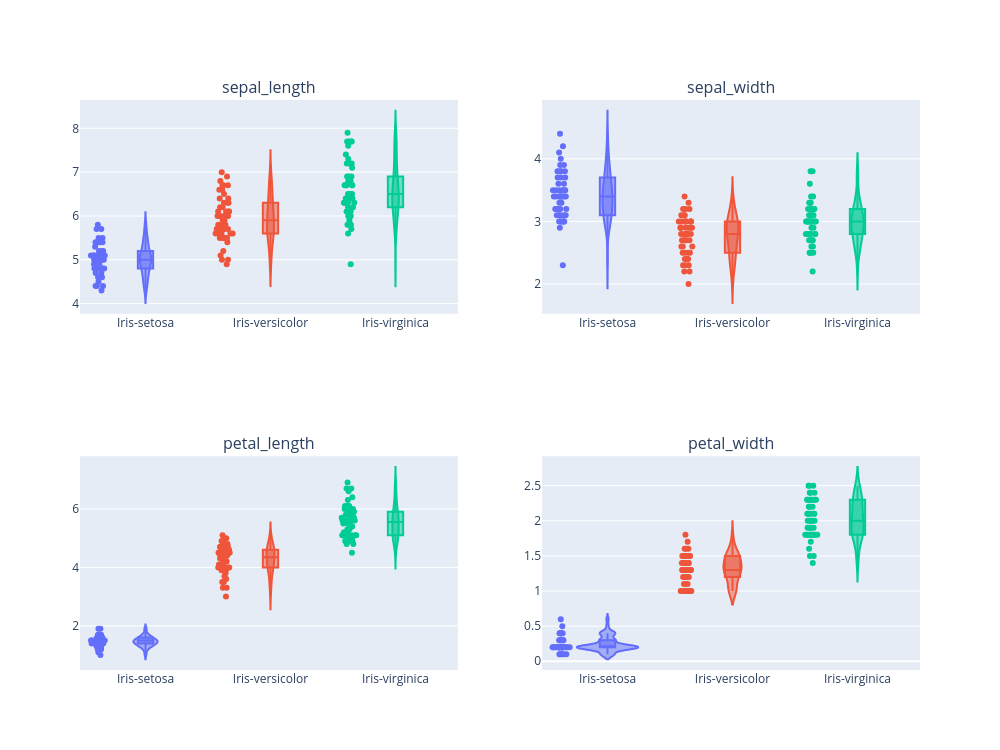

Write notebook code for a chart like this one.
### Markdown cell above
Na wszystkich wykresach gatunek "iris setosa" jest widocznie odizolowany od pozostałych dwóch.
Bardzo harakterystyczne jest to ze ten gatunek ma mniejsze płatki jak i w szerokości, tak i w wysokości,
gdzy wymiary działki są +- takie same we wszystkich gatunkach.
Regułą rozpoznającą tan gatunek moe być własność petal_length, jeśli jest ona < 2, to najprawdopodobniej kwiatek nalezy do gatunku "iris-setosa"

### Code cell
attributes = [
    "sepal_length",
    "sepal_width",
    "petal_length",
    "petal_width"
]

fig = make_subplots(
    rows=2,
    cols=2,
    subplot_titles=attributes
)

for i, attribute in enumerate(attributes):
    plot = px.violin(
        iris,
        x="species",
        y=attribute,
        color="species",
        box=True,
        points="all"
    )

    row = i // 2 + 1
    col = i % 2 + 1

    for trace in plot.data:
        fig.add_trace(trace, row=row, col=col)

fig.update_layout(
    height=750,
    width=1000,
    showlegend=False
)

fig.show()

### Figure 1 — Plotly figure (JSON) as saved in the notebook; plotly's stock layout.template omitted (floating-point values rounded to 4 significant figures)
{"data": [{"alignmentgroup": "True", "box": {"visible": true}, "hovertemplate": "species=%{x}<br>sepal_length=%{y}<extra></extra>", "legendgroup": "Iris-setosa", "marker": {"color": "#636efa"}, "name": "Iris-setosa", "offsetgroup": "Iris-setosa", "orientation": "v", "points": "all", "scalegroup": "True", "showlegend": true, "type": "violin", "x": ["Iris-setosa", "Iris-setosa", "Iris-setosa", "Iris-setosa", "Iris-setosa", "Iris-setosa", "Iris-setosa", "Iris-setosa", "Iris-setosa", "Iris-setosa", "Iris-setosa", "Iris-setosa", "Iris-setosa", "Iris-setosa", "Iris-setosa", "Iris-setosa", "Iris-setosa", "Iris-setosa", "Iris-setosa", "Iris-setosa", "Iris-setosa", "Iris-setosa", "Iris-setosa", "Iris-setosa", "Iris-setosa", "Iris-setosa", "Iris-setosa", "Iris-setosa", "Iris-setosa", "Iris-setosa", "Iris-setosa", "Iris-setosa", "Iris-setosa", "Iris-setosa", "Iris-setosa", "Iris-setosa", "Iris-setosa", "Iris-setosa", "Iris-setosa", "Iris-setosa", "Iris-setosa", "Iris-setosa", "Iris-setosa", "Iris-setosa", "Iris-setosa", "Iris-setosa", "Iris-setosa", "Iris-setosa", "Iris-setosa", "Iris-setosa"], "x0": " ", "xaxis": "x", "y": [5.1, 4.9, 4.7, 4.6, 5.0, 5.4, 4.6, 5.0, 4.4, 4.9, 5.4, 4.8, 4.8, 4.3, 5.8, 5.7, 5.4, 5.1, 5.7, 5.1, 5.4, 5.1, 4.6, 5.1, 4.8, 5.0, 5.0, 5.2, 5.2, 4.7, 4.8, 5.4, 5.2, 5.5, 4.9, 5.0, 5.5, 4.9, 4.4, 5.1, 5.0, 4.5, 4.4, 5.0, 5.1, 4.8, 5.1, 4.6, 5.3, 5.0], "y0": " ", "yaxis": "y"}, {"alignmentgroup": "True", "box": {"visible": true}, "hovertemplate": "species=%{x}<br>sepal_length=%{y}<extra></extra>", "legendgroup": "Iris-versicolor", "marker": {"color": "#EF553B"}, "name": "Iris-versicolor", "offsetgroup": "Iris-versicolor", "orientation": "v", "points": "all", "scalegroup": "True", "showlegend": true, "type": "violin", "x": ["Iris-versicolor", "Iris-versicolor", "Iris-versicolor", "Iris-versicolor", "Iris-versicolor", "Iris-versicolor", "Iris-versicolor", "Iris-versicolor", "Iris-versicolor", "Iris-versicolor", "Iris-versicolor", "Iris-versicolor", "Iris-versicolor", "Iris-versicolor", "Iris-versicolor", "Iris-versicolor", "Iris-versicolor", "Iris-versicolor", "Iris-versicolor", "Iris-versicolor", "Iris-versicolor", "Iris-versicolor", "Iris-versicolor", "Iris-versicolor", "Iris-versicolor", "Iris-versicolor", "Iris-versicolor", "Iris-versicolor", "Iris-versicolor", "Iris-versicolor", "Iris-versicolor", "Iris-versicolor", "Iris-versicolor", "Iris-versicolor", "Iris-versicolor", "Iris-versicolor", "Iris-versicolor", "Iris-versicolor", "Iris-versicolor", "Iris-versicolor", "Iris-versicolor", "Iris-versicolor", "Iris-versicolor", "Iris-versicolor", "Iris-versicolor", "Iris-versicolor", "Iris-versicolor", "Iris-versicolor", "Iris-versicolor", "Iris-versicolor"], "x0": " ", "xaxis": "x", "y": [7.0, 6.4, 6.9, 5.5, 6.5, 5.7, 6.3, 4.9, 6.6, 5.2, 5.0, 5.9, 6.0, 6.1, 5.6, 6.7, 5.6, 5.8, 6.2, 5.6, 5.9, 6.1, 6.3, 6.1, 6.4, 6.6, 6.8, 6.7, 6.0, 5.7, 5.5, 5.5, 5.8, 6.0, 5.4, 6.0, 6.7, 6.3, 5.6, 5.5, 5.5, 6.1, 5.8, 5.0, 5.6, 5.7, 5.7, 6.2, 5.1, 5.7], "y0": " ", "yaxis": "y"}, {"alignmentgroup": "True", "box": {"visible": true}, "hovertemplate": "species=%{x}<br>sepal_length=%{y}<extra></extra>", "legendgroup": "Iris-virginica", "marker": {"color": "#00cc96"}, "name": "Iris-virginica", "offsetgroup": "Iris-virginica", "orientation": "v", "points": "all", "scalegroup": "True", "showlegend": true, "type": "violin", "x": ["Iris-virginica", "Iris-virginica", "Iris-virginica", "Iris-virginica", "Iris-virginica", "Iris-virginica", "Iris-virginica", "Iris-virginica", "Iris-virginica", "Iris-virginica", "Iris-virginica", "Iris-virginica", "Iris-virginica", "Iris-virginica", "Iris-virginica", "Iris-virginica", "Iris-virginica", "Iris-virginica", "Iris-virginica", "Iris-virginica", "Iris-virginica", "Iris-virginica", "Iris-virginica", "Iris-virginica", "Iris-virginica", "Iris-virginica", "Iris-virginica", "Iris-virginica", "Iris-virginica", "Iris-virginica", "Iris-virginica", "Iris-virginica", "Iris-virginica", "Iris-virginica", "Iris-virginica", "Iris-virginica", "Iris-virginica", "Iris-virginica", "Iris-virginica", "Iris-virginica", "Iris-virginica", "Iris-virginica", "Iris-virginica", "Iris-virginica", "Iris-virginica", "Iris-virginica", "Iris-virginica", "Iris-virginica", "Iris-virginica", "Iris-virginica"], "x0": " ", "xaxis": "x", "y": [6.3, 5.8, 7.1, 6.3, 6.5, 7.6, 4.9, 7.3, 6.7, 7.2, 6.5, 6.4, 6.8, 5.7, 5.8, 6.4, 6.5, 7.7, 7.7, 6.0, 6.9, 5.6, 7.7, 6.3, 6.7, 7.2, 6.2, 6.1, 6.4, 7.2, 7.4, 7.9, 6.4, 6.3, 6.1, 7.7, 6.3, 6.4, 6.0, 6.9, 6.7, 6.9, 5.8, 6.8, 6.7, 6.7, 6.3, 6.5, 6.2, 5.9], "y0": " ", "yaxis": "y"}, {"alignmentgroup": "True", "box": {"visible": true}, "hovertemplate": "species=%{x}<br>sepal_width=%{y}<extra></extra>", "legendgroup": "Iris-setosa", "marker": {"color": "#636efa"}, "name": "Iris-setosa", "offsetgroup": "Iris-setosa", "orientation": "v", "points": "all", "scalegroup": "True", "showlegend": true, "type": "violin", "x": ["Iris-setosa", "Iris-setosa", "Iris-setosa", "Iris-setosa", "Iris-setosa", "Iris-setosa", "Iris-setosa", "Iris-setosa", "Iris-setosa", "Iris-setosa", "Iris-setosa", "Iris-setosa", "Iris-setosa", "Iris-setosa", "Iris-setosa", "Iris-setosa", "Iris-setosa", "Iris-setosa", "Iris-setosa", "Iris-setosa", "Iris-setosa", "Iris-setosa", "Iris-setosa", "Iris-setosa", "Iris-setosa", "Iris-setosa", "Iris-setosa", "Iris-setosa", "Iris-setosa", "Iris-setosa", "Iris-setosa", "Iris-setosa", "Iris-setosa", "Iris-setosa", "Iris-setosa", "Iris-setosa", "Iris-setosa", "Iris-setosa", "Iris-setosa", "Iris-setosa", "Iris-setosa", "Iris-setosa", "Iris-setosa", "Iris-setosa", "Iris-setosa", "Iris-setosa", "Iris-setosa", "Iris-setosa", "Iris-setosa", "Iris-setosa"], "x0": " ", "xaxis": "x2", "y": [3.5, 3.0, 3.2, 3.1, 3.6, 3.9, 3.4, 3.4, 2.9, 3.1, 3.7, 3.4, 3.0, 3.0, 4.0, 4.4, 3.9, 3.5, 3.8, 3.8, 3.4, 3.7, 3.6, 3.3, 3.4, 3.0, 3.4, 3.5, 3.4, 3.2, 3.1, 3.4, 4.1, 4.2, 3.1, 3.2, 3.5, 3.1, 3.0, 3.4, 3.5, 2.3, 3.2, 3.5, 3.8, 3.0, 3.8, 3.2, 3.7, 3.3], "y0": " ", "yaxis": "y2"}, {"alignmentgroup": "True", "box": {"visible": true}, "hovertemplate": "species=%{x}<br>sepal_width=%{y}<extra></extra>", "legendgroup": "Iris-versicolor", "marker": {"color": "#EF553B"}, "name": "Iris-versicolor", "offsetgroup": "Iris-versicolor", "orientation": "v", "points": "all", "scalegroup": "True", "showlegend": true, "type": "violin", "x": ["Iris-versicolor", "Iris-versicolor", "Iris-versicolor", "Iris-versicolor", "Iris-versicolor", "Iris-versicolor", "Iris-versicolor", "Iris-versicolor", "Iris-versicolor", "Iris-versicolor", "Iris-versicolor", "Iris-versicolor", "Iris-versicolor", "Iris-versicolor", "Iris-versicolor", "Iris-versicolor", "Iris-versicolor", "Iris-versicolor", "Iris-versicolor", "Iris-versicolor", "Iris-versicolor", "Iris-versicolor", "Iris-versicolor", "Iris-versicolor", "Iris-versicolor", "Iris-versicolor", "Iris-versicolor", "Iris-versicolor", "Iris-versicolor", "Iris-versicolor", "Iris-versicolor", "Iris-versicolor", "Iris-versicolor", "Iris-versicolor", "Iris-versicolor", "Iris-versicolor", "Iris-versicolor", "Iris-versicolor", "Iris-versicolor", "Iris-versicolor", "Iris-versicolor", "Iris-versicolor", "Iris-versicolor", "Iris-versicolor", "Iris-versicolor", "Iris-versicolor", "Iris-versicolor", "Iris-versicolor", "Iris-versicolor", "Iris-versicolor"], "x0": " ", "xaxis": "x2", "y": [3.2, 3.2, 3.1, 2.3, 2.8, 2.8, 3.3, 2.4, 2.9, 2.7, 2.0, 3.0, 2.2, 2.9, 2.9, 3.1, 3.0, 2.7, 2.2, 2.5, 3.2, 2.8, 2.5, 2.8, 2.9, 3.0, 2.8, 3.0, 2.9, 2.6, 2.4, 2.4, 2.7, 2.7, 3.0, 3.4, 3.1, 2.3, 3.0, 2.5, 2.6, 3.0, 2.6, 2.3, 2.7, 3.0, 2.9, 2.9, 2.5, 2.8], "y0": " ", "yaxis": "y2"}, {"alignmentgroup": "True", "box": {"visible": true}, "hovertemplate": "species=%{x}<br>sepal_width=%{y}<extra></extra>", "legendgroup": "Iris-virginica", "marker": {"color": "#00cc96"}, "name": "Iris-virginica", "offsetgroup": "Iris-virginica", "orientation": "v", "points": "all", "scalegroup": "True", "showlegend": true, "type": "violin", "x": ["Iris-virginica", "Iris-virginica", "Iris-virginica", "Iris-virginica", "Iris-virginica", "Iris-virginica", "Iris-virginica", "Iris-virginica", "Iris-virginica", "Iris-virginica", "Iris-virginica", "Iris-virginica", "Iris-virginica", "Iris-virginica", "Iris-virginica", "Iris-virginica", "Iris-virginica", "Iris-virginica", "Iris-virginica", "Iris-virginica", "Iris-virginica", "Iris-virginica", "Iris-virginica", "Iris-virginica", "Iris-virginica", "Iris-virginica", "Iris-virginica", "Iris-virginica", "Iris-virginica", "Iris-virginica", "Iris-virginica", "Iris-virginica", "Iris-virginica", "Iris-virginica", "Iris-virginica", "Iris-virginica", "Iris-virginica", "Iris-virginica", "Iris-virginica", "Iris-virginica", "Iris-virginica", "Iris-virginica", "Iris-virginica", "Iris-virginica", "Iris-virginica", "Iris-virginica", "Iris-virginica", "Iris-virginica", "Iris-virginica", "Iris-virginica"], "x0": " ", "xaxis": "x2", "y": [3.3, 2.7, 3.0, 2.9, 3.0, 3.0, 2.5, 2.9, 2.5, 3.6, 3.2, 2.7, 3.0, 2.5, 2.8, 3.2, 3.0, 3.8, 2.6, 2.2, 3.2, 2.8, 2.8, 2.7, 3.3, 3.2, 2.8, 3.0, 2.8, 3.0, 2.8, 3.8, 2.8, 2.8, 2.6, 3.0, 3.4, 3.1, 3.0, 3.1, 3.1, 3.1, 2.7, 3.2, 3.3, 3.0, 2.5, 3.0, 3.4, 3.0], "y0": " ", "yaxis": "y2"}, {"alignmentgroup": "True", "box": {"visible": true}, "hovertemplate": "species=%{x}<br>petal_length=%{y}<extra></extra>", "legendgroup": "Iris-setosa", "marker": {"color": "#636efa"}, "name": "Iris-setosa", "offsetgroup": "Iris-setosa", "orientation": "v", "points": "all", "scalegroup": "True", "showlegend": true, "type": "violin", "x": ["Iris-setosa", "Iris-setosa", "Iris-setosa", "Iris-setosa", "Iris-setosa", "Iris-setosa", "Iris-setosa", "Iris-setosa", "Iris-setosa", "Iris-setosa", "Iris-setosa", "Iris-setosa", "Iris-setosa", "Iris-setosa", "Iris-setosa", "Iris-setosa", "Iris-setosa", "Iris-setosa", "Iris-setosa", "Iris-setosa", "Iris-setosa", "Iris-setosa", "Iris-setosa", "Iris-setosa", "Iris-setosa", "Iris-setosa", "Iris-setosa", "Iris-setosa", "Iris-setosa", "Iris-setosa", "Iris-setosa", "Iris-setosa", "Iris-setosa", "Iris-setosa", "Iris-setosa", "Iris-setosa", "Iris-setosa", "Iris-setosa", "Iris-setosa", "Iris-setosa", "Iris-setosa", "Iris-setosa", "Iris-setosa", "Iris-setosa", "Iris-setosa", "Iris-setosa", "Iris-setosa", "Iris-setosa", "Iris-setosa", "Iris-setosa"], "x0": " ", "xaxis": "x3", "y": [1.4, 1.4, 1.3, 1.5, 1.4, 1.7, 1.4, 1.5, 1.4, 1.5, 1.5, 1.6, 1.4, 1.1, 1.2, 1.5, 1.3, 1.4, 1.7, 1.5, 1.7, 1.5, 1.0, 1.7, 1.9, 1.6, 1.6, 1.5, 1.4, 1.6, 1.6, 1.5, 1.5, 1.4, 1.5, 1.2, 1.3, 1.5, 1.3, 1.5, 1.3, 1.3, 1.3, 1.6, 1.9, 1.4, 1.6, 1.4, 1.5, 1.4], "y0": " ", "yaxis": "y3"}, {"alignmentgroup": "True", "box": {"visible": true}, "hovertemplate": "species=%{x}<br>petal_length=%{y}<extra></extra>", "legendgroup": "Iris-versicolor", "marker": {"color": "#EF553B"}, "name": "Iris-versicolor", "offsetgroup": "Iris-versicolor", "orientation": "v", "points": "all", "scalegroup": "True", "showlegend": true, "type": "violin", "x": ["Iris-versicolor", "Iris-versicolor", "Iris-versicolor", "Iris-versicolor", "Iris-versicolor", "Iris-versicolor", "Iris-versicolor", "Iris-versicolor", "Iris-versicolor", "Iris-versicolor", "Iris-versicolor", "Iris-versicolor", "Iris-versicolor", "Iris-versicolor", "Iris-versicolor", "Iris-versicolor", "Iris-versicolor", "Iris-versicolor", "Iris-versicolor", "Iris-versicolor", "Iris-versicolor", "Iris-versicolor", "Iris-versicolor", "Iris-versicolor", "Iris-versicolor", "Iris-versicolor", "Iris-versicolor", "Iris-versicolor", "Iris-versicolor", "Iris-versicolor", "Iris-versicolor", "Iris-versicolor", "Iris-versicolor", "Iris-versicolor", "Iris-versicolor", "Iris-versicolor", "Iris-versicolor", "Iris-versicolor", "Iris-versicolor", "Iris-versicolor", "Iris-versicolor", "Iris-versicolor", "Iris-versicolor", "Iris-versicolor", "Iris-versicolor", "Iris-versicolor", "Iris-versicolor", "Iris-versicolor", "Iris-versicolor", "Iris-versicolor"], "x0": " ", "xaxis": "x3", "y": [4.7, 4.5, 4.9, 4.0, 4.6, 4.5, 4.7, 3.3, 4.6, 3.9, 3.5, 4.2, 4.0, 4.7, 3.6, 4.4, 4.5, 4.1, 4.5, 3.9, 4.8, 4.0, 4.9, 4.7, 4.3, 4.4, 4.8, 5.0, 4.5, 3.5, 3.8, 3.7, 3.9, 5.1, 4.5, 4.5, 4.7, 4.4, 4.1, 4.0, 4.4, 4.6, 4.0, 3.3, 4.2, 4.2, 4.2, 4.3, 3.0, 4.1], "y0": " ", "yaxis": "y3"}, {"alignmentgroup": "True", "box": {"visible": true}, "hovertemplate": "species=%{x}<br>petal_length=%{y}<extra></extra>", "legendgroup": "Iris-virginica", "marker": {"color": "#00cc96"}, "name": "Iris-virginica", "offsetgroup": "Iris-virginica", "orientation": "v", "points": "all", "scalegroup": "True", "showlegend": true, "type": "violin", "x": ["Iris-virginica", "Iris-virginica", "Iris-virginica", "Iris-virginica", "Iris-virginica", "Iris-virginica", "Iris-virginica", "Iris-virginica", "Iris-virginica", "Iris-virginica", "Iris-virginica", "Iris-virginica", "Iris-virginica", "Iris-virginica", "Iris-virginica", "Iris-virginica", "Iris-virginica", "Iris-virginica", "Iris-virginica", "Iris-virginica", "Iris-virginica", "Iris-virginica", "Iris-virginica", "Iris-virginica", "Iris-virginica", "Iris-virginica", "Iris-virginica", "Iris-virginica", "Iris-virginica", "Iris-virginica", "Iris-virginica", "Iris-virginica", "Iris-virginica", "Iris-virginica", "Iris-virginica", "Iris-virginica", "Iris-virginica", "Iris-virginica", "Iris-virginica", "Iris-virginica", "Iris-virginica", "Iris-virginica", "Iris-virginica", "Iris-virginica", "Iris-virginica", "Iris-virginica", "Iris-virginica", "Iris-virginica", "Iris-virginica", "Iris-virginica"], "x0": " ", "xaxis": "x3", "y": [6.0, 5.1, 5.9, 5.6, 5.8, 6.6, 4.5, 6.3, 5.8, 6.1, 5.1, 5.3, 5.5, 5.0, 5.1, 5.3, 5.5, 6.7, 6.9, 5.0, 5.7, 4.9, 6.7, 4.9, 5.7, 6.0, 4.8, 4.9, 5.6, 5.8, 6.1, 6.4, 5.6, 5.1, 5.6, 6.1, 5.6, 5.5, 4.8, 5.4, 5.6, 5.1, 5.1, 5.9, 5.7, 5.2, 5.0, 5.2, 5.4, 5.1], "y0": " ", "yaxis": "y3"}, {"alignmentgroup": "True", "box": {"visible": true}, "hovertemplate": "species=%{x}<br>petal_width=%{y}<extra></extra>", "legendgroup": "Iris-setosa", "marker": {"color": "#636efa"}, "name": "Iris-setosa", "offsetgroup": "Iris-setosa", "orientation": "v", "points": "all", "scalegroup": "True", "showlegend": true, "type": "violin", "x": ["Iris-setosa", "Iris-setosa", "Iris-setosa", "Iris-setosa", "Iris-setosa", "Iris-setosa", "Iris-setosa", "Iris-setosa", "Iris-setosa", "Iris-setosa", "Iris-setosa", "Iris-setosa", "Iris-setosa", "Iris-setosa", "Iris-setosa", "Iris-setosa", "Iris-setosa", "Iris-setosa", "Iris-setosa", "Iris-setosa", "Iris-setosa", "Iris-setosa", "Iris-setosa", "Iris-setosa", "Iris-setosa", "Iris-setosa", "Iris-setosa", "Iris-setosa", "Iris-setosa", "Iris-setosa", "Iris-setosa", "Iris-setosa", "Iris-setosa", "Iris-setosa", "Iris-setosa", "Iris-setosa", "Iris-setosa", "Iris-setosa", "Iris-setosa", "Iris-setosa", "Iris-setosa", "Iris-setosa", "Iris-setosa", "Iris-setosa", "Iris-setosa", "Iris-setosa", "Iris-setosa", "Iris-setosa", "Iris-setosa", "Iris-setosa"], "x0": " ", "xaxis": "x4", "y": [0.2, 0.2, 0.2, 0.2, 0.2, 0.4, 0.3, 0.2, 0.2, 0.1, 0.2, 0.2, 0.1, 0.1, 0.2, 0.4, 0.4, 0.3, 0.3, 0.3, 0.2, 0.4, 0.2, 0.5, 0.2, 0.2, 0.4, 0.2, 0.2, 0.2, 0.2, 0.4, 0.1, 0.2, 0.1, 0.2, 0.2, 0.1, 0.2, 0.2, 0.3, 0.3, 0.2, 0.6, 0.4, 0.3, 0.2, 0.2, 0.2, 0.2], "y0": " ", "yaxis": "y4"}, {"alignmentgroup": "True", "box": {"visible": true}, "hovertemplate": "species=%{x}<br>petal_width=%{y}<extra></extra>", "legendgroup": "Iris-versicolor", "marker": {"color": "#EF553B"}, "name": "Iris-versicolor", "offsetgroup": "Iris-versicolor", "orientation": "v", "points": "all", "scalegroup": "True", "showlegend": true, "type": "violin", "x": ["Iris-versicolor", "Iris-versicolor", "Iris-versicolor", "Iris-versicolor", "Iris-versicolor", "Iris-versicolor", "Iris-versicolor", "Iris-versicolor", "Iris-versicolor", "Iris-versicolor", "Iris-versicolor", "Iris-versicolor", "Iris-versicolor", "Iris-versicolor", "Iris-versicolor", "Iris-versicolor", "Iris-versicolor", "Iris-versicolor", "Iris-versicolor", "Iris-versicolor", "Iris-versicolor", "Iris-versicolor", "Iris-versicolor", "Iris-versicolor", "Iris-versicolor", "Iris-versicolor", "Iris-versicolor", "Iris-versicolor", "Iris-versicolor", "Iris-versicolor", "Iris-versicolor", "Iris-versicolor", "Iris-versicolor", "Iris-versicolor", "Iris-versicolor", "Iris-versicolor", "Iris-versicolor", "Iris-versicolor", "Iris-versicolor", "Iris-versicolor", "Iris-versicolor", "Iris-versicolor", "Iris-versicolor", "Iris-versicolor", "Iris-versicolor", "Iris-versicolor", "Iris-versicolor", "Iris-versicolor", "Iris-versicolor", "Iris-versicolor"], "x0": " ", "xaxis": "x4", "y": [1.4, 1.5, 1.5, 1.3, 1.5, 1.3, 1.6, 1.0, 1.3, 1.4, 1.0, 1.5, 1.0, 1.4, 1.3, 1.4, 1.5, 1.0, 1.5, 1.1, 1.8, 1.3, 1.5, 1.2, 1.3, 1.4, 1.4, 1.7, 1.5, 1.0, 1.1, 1.0, 1.2, 1.6, 1.5, 1.6, 1.5, 1.3, 1.3, 1.3, 1.2, 1.4, 1.2, 1.0, 1.3, 1.2, 1.3, 1.3, 1.1, 1.3], "y0": " ", "yaxis": "y4"}, {"alignmentgroup": "True", "box": {"visible": true}, "hovertemplate": "species=%{x}<br>petal_width=%{y}<extra></extra>", "legendgroup": "Iris-virginica", "marker": {"color": "#00cc96"}, "name": "Iris-virginica", "offsetgroup": "Iris-virginica", "orientation": "v", "points": "all", "scalegroup": "True", "showlegend": true, "type": "violin", "x": ["Iris-virginica", "Iris-virginica", "Iris-virginica", "Iris-virginica", "Iris-virginica", "Iris-virginica", "Iris-virginica", "Iris-virginica", "Iris-virginica", "Iris-virginica", "Iris-virginica", "Iris-virginica", "Iris-virginica", "Iris-virginica", "Iris-virginica", "Iris-virginica", "Iris-virginica", "Iris-virginica", "Iris-virginica", "Iris-virginica", "Iris-virginica", "Iris-virginica", "Iris-virginica", "Iris-virginica", "Iris-virginica", "Iris-virginica", "Iris-virginica", "Iris-virginica", "Iris-virginica", "Iris-virginica", "Iris-virginica", "Iris-virginica", "Iris-virginica", "Iris-virginica", "Iris-virginica", "Iris-virginica", "Iris-virginica", "Iris-virginica", "Iris-virginica", "Iris-virginica", "Iris-virginica", "Iris-virginica", "Iris-virginica", "Iris-virginica", "Iris-virginica", "Iris-virginica", "Iris-virginica", "Iris-virginica", "Iris-virginica", "Iris-virginica"], "x0": " ", "xaxis": "x4", "y": [2.5, 1.9, 2.1, 1.8, 2.2, 2.1, 1.7, 1.8, 1.8, 2.5, 2.0, 1.9, 2.1, 2.0, 2.4, 2.3, 1.8, 2.2, 2.3, 1.5, 2.3, 2.0, 2.0, 1.8, 2.1, 1.8, 1.8, 1.8, 2.1, 1.6, 1.9, 2.0, 2.2, 1.5, 1.4, 2.3, 2.4, 1.8, 1.8, 2.1, 2.4, 2.3, 1.9, 2.3, 2.5, 2.3, 1.9, 2.0, 2.3, 1.8], "y0": " ", "yaxis": "y4"}], "layout": {"annotations": [{"font": {"size": 16}, "showarrow": false, "text": "sepal_length", "x": 0.225, "xanchor": "center", "xref": "paper", "y": 1, "yanchor": "bottom", "yref": "paper"}, {"font": {"size": 16}, "showarrow": false, "text": "sepal_width", "x": 0.775, "xanchor": "center", "xref": "paper", "y": 1, "yanchor": "bottom", "yref": "paper"}, {"font": {"size": 16}, "showarrow": false, "text": "petal_length", "x": 0.225, "xanchor": "center", "xref": "paper", "y": 0.375, "yanchor": "bottom", "yref": "paper"}, {"font": {"size": 16}, "showarrow": false, "text": "petal_width", "x": 0.775, "xanchor": "center", "xref": "paper", "y": 0.375, "yanchor": "bottom", "yref": "paper"}], "height": 750, "showlegend": false, "width": 1000, "xaxis": {"anchor": "y", "domain": [0, 0.45]}, "xaxis2": {"anchor": "y2", "domain": [0.55, 1]}, "xaxis3": {"anchor": "y3", "domain": [0, 0.45]}, "xaxis4": {"anchor": "y4", "domain": [0.55, 1]}, "yaxis": {"anchor": "x", "domain": [0.625, 1]}, "yaxis2": {"anchor": "x2", "domain": [0.625, 1]}, "yaxis3": {"anchor": "x3", "domain": [0, 0.375]}, "yaxis4": {"anchor": "x4", "domain": [0, 0.375]}}}
